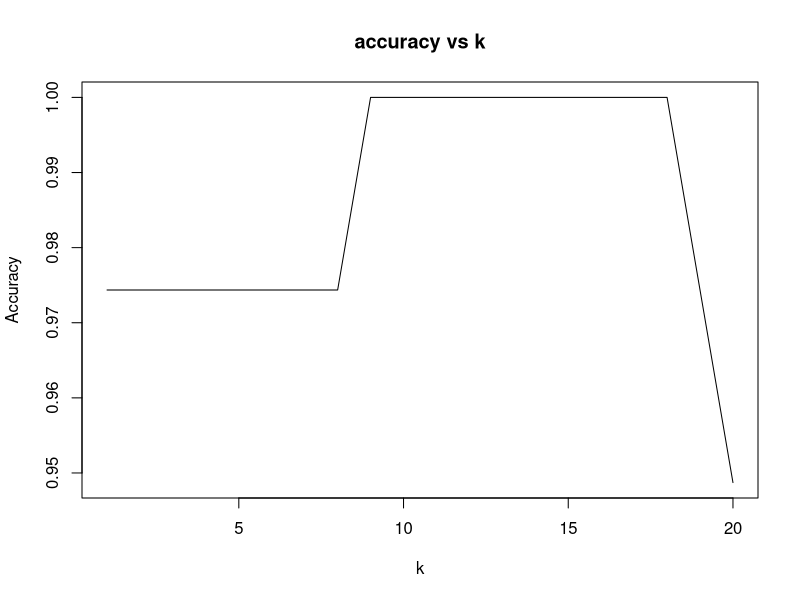

This chart was generated by the following R code:
## ---- chunk 1
library(class)
library(rsample)
library(caret)
## ---- chunk 2
data(iris)

data <- iris
## ---- chunk 3
set.seed(123) # for reproducibility

#stratified splitting (for balanced classes)
data_split <- initial_split(data, prop=0.75, strata=Species)
data_train <- training(data_split)
data_test <- testing(data_split)

#extract labels (important to do AFTER splitting)
train_labels <- data_train$Species
test_labels <- data_test$Species
## ---- chunk 4
#k-NN implementation

#skimr::skim(data)
# take k = sqrt of observations
# take an odd number to avoid ties
# consider k of 3
k <- 3

# k_NN classification
predictions <- knn(train=data_train[,1:4], test = data_test[,1:4], cl = train_labels, k=k)

## ---- chunk 5
# Evaluation
# Confusion matrix
confusion_matrix <- table(predictions, test_labels)
print(confusion_matrix)
## ---- chunk 6
# accuracy
accuracy <- mean(predictions == test_labels)
print(paste("Accuracy:", accuracy))
## ---- chunk 7
# calculate sensitivity, specificiry
confusionMatrix(predictions, test_labels)
## ---- chunk 8
#choosing the best k (tuning)
k_values <-1:20
accuracy_scores <- numeric(length(k_values))

for (i in 1:length(k_values)){
   k <- k_values[i]
   predictions1 <- knn(data_train[,1:4], data_test[,1:4], train_labels, k=k)
   accuracy_scores[i] <- mean(predictions1 == test_labels)
}

# plot the accuracy scores
plot(k_values, accuracy_scores, type="l", xlab="k", ylab= "Accuracy", main="accuracy vs k")

# find the best k
best_k <- k_values[which.max(accuracy_scores)]
print(paste("Best k:", best_k))
print(paste("Best Accuracy:", max(accuracy_scores)))
